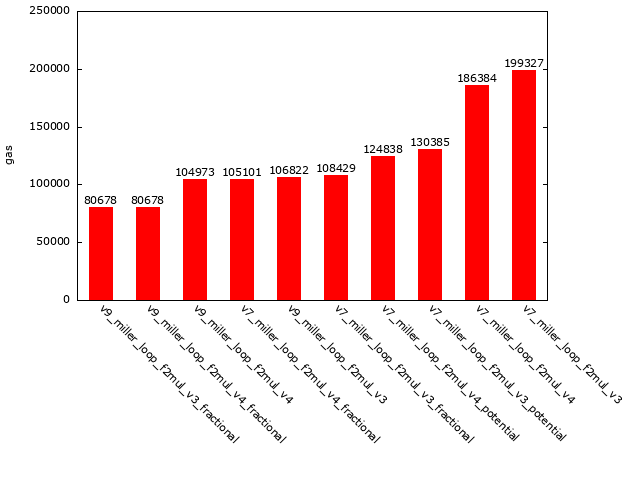

This chart was generated by the following gnuplot code:
# Future gas costs for miller loop on evm384-v7/v9 and f2mul_v3/v4
# Based on miller_loop_v3.hex and miller_loop_v4.hex

$data << EOD
v9\\_miller\\_loop\\_f2mul\\_v3\\_fractional 80678
v9\\_miller\\_loop\\_f2mul\\_v4\\_fractional 80678
v9\\_miller\\_loop\\_f2mul\\_v4 104973
v7\\_miller\\_loop\\_f2mul\\_v4\\_fractional 105101
v9\\_miller\\_loop\\_f2mul\\_v3 106822
v7\\_miller\\_loop\\_f2mul\\_v3\\_fractional 108429
v7\\_miller\\_loop\\_f2mul\\_v4\\_potential 124838
v7\\_miller\\_loop\\_f2mul\\_v3\\_potential 130385
v7\\_miller\\_loop\\_f2mul\\_v4 186384
v7\\_miller\\_loop\\_f2mul\\_v3 199327
EOD

set term png nocrop enhanced font "verdana,8"
set output "figure5.png"
set nokey
set boxwidth 0.5
set style fill solid
set xtics nomirror rotate by -45
set yrange[0:250000]
set ylabel "gas"
plot "$data" using 2:xtic(1) with boxes  lt rgb "#ff0000",\
  ""  using 0:($2+5000):(sprintf("%3i",$2)):(1) with labels notitle
# note: above line format is xval:ydata:boxwidth:color_index:xtic_labels
# note: 2 indicates column 2 is for y-coordinates
# note: xtic() is a function that is responsible for numbering/labeling the x-axis. xtic(1), therefore, indicates that we will be using column 1 of data.dat for labels.
